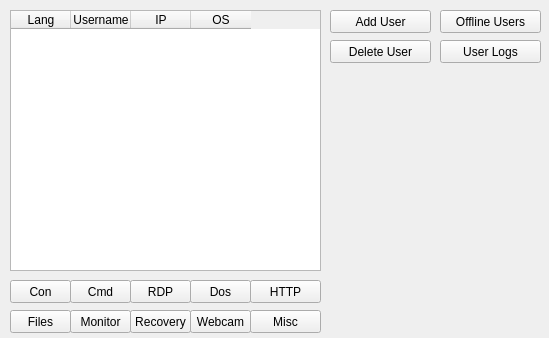
 <widget class="QMainWindow" name="MainWindow">
  <property name="geometry">
   <rect>
    <x>0</x>
    <y>0</y>
    <width>549</width>
    <height>338</height>
   </rect>
  </property>
  <property name="windowTitle">
   <string>MainWindow</string>
  </property>
  <property name="styleSheet">
   <string notr="true">/*
 * The MIT License (MIT)
 *
 * Copyright (c) &lt;2013-2014&gt; &lt;Colin Duquesnoy&gt;
 *
 * Permission is hereby granted, free of charge, to any person obtaining a copy
 * of this software and associated documentation files (the &quot;Software&quot;), to deal
 * in the Software without restriction, including without limitation the rights
 * to use, copy, modify, merge, publish, distribute, sublicense, and/or sell
 * copies of the Software, and to permit persons to whom the Software is
 * furnished to do so, subject to the following conditions:

 * The above copyright notice and this permission notice shall be included in
 * all copies or substantial portions of the Software.

 * THE SOFTWARE IS PROVIDED &quot;AS IS&quot;, WITHOUT WARRANTY OF ANY KIND, EXPRESS OR
 * IMPLIED, INCLUDING BUT NOT LIMITED TO THE WARRANTIES OF MERCHANTABILITY,
 * FITNESS FOR A PARTICULAR PURPOSE AND NONINFRINGEMENT. IN NO EVENT SHALL THE
 * AUTHORS OR COPYRIGHT HOLDERS BE LIABLE FOR ANY CLAIM, DAMAGES OR OTHER
 * LIABILITY, WHETHER IN AN ACTION OF CONTRACT, TORT OR OTHERWISE, ARISING FROM,
 * OUT OF OR IN CONNECTION WITH THE SOFTWARE OR THE USE OR OTHER DEALINGS IN
 * THE SOFTWARE.
 */

QProgressBar:horizontal {
    border: 1px solid #3A3939;
    text-align: center;
    padding: 1px;
    background: #201F1F;
}
QProgressBar::chunk:horizontal {
    background-color: qlineargradient(spread:reflect, x1:1, y1:0.545, x2:1, y2:0, stop:0 rgba(28, 66, 111, 255), stop:1 rgba(37, 87, 146, 255));
}

QToolTip
{
    border: 1px solid #3A3939;
    background-color: rgb(90, 102, 117);;
    color: white;
    padding: 1px;
    opacity: 200;
}

QWidget
{
    color: silver;
    background-color: #302F2F;
    selection-background-color:#3d8ec9;
    selection-color: black;
    background-clip: border;
    border-image: none;
    outline: 0;
}

QWidget:item:hover
{
    background-color: #78879b;
    color: black;
}

QWidget:item:selected
{
    background-color: #3d8ec9;
}

QCheckBox
{
    spacing: 5px;
    outline: none;
    color: #bbb;
    margin-bottom: 2px;
}

QCheckBox:disabled
{
    color: #777777;
}
QCheckBox::indicator,
QGroupBox::indicator
{
    width: 18px;
    height: 18px;
}
QGroupBox::indicator
{
    margin-left: 2px;
}

QCheckBox::indicator:unchecked,
QCheckBox::indicator:unchecked:hover,
QGroupBox::indicator:unchecked,
QGroupBox::indicator:unchecked:hover
{
    image: url(:/qss_icons/rc/checkbox_unchecked.png);
}

QCheckBox::indicator:unchecked:focus,
QCheckBox::indicator:unchecked:pressed,
QGroupBox::indicator:unchecked:focus,
QGroupBox::indicator:unchecked:pressed
{
  border: none;
    image: url(:/qss_icons/rc/checkbox_unchecked_focus.png);
}

QCheckBox::indicator:checked,
QCheckBox::indicator:checked:hover,
QGroupBox::indicator:checked,
QGroupBox::indicator:checked:hover
{
    image: url(:/qss_icons/rc/checkbox_checked.png);
}

QCheckBox::indicator:checked:focus,
QCheckBox::indicator:checked:pressed,
QGroupBox::indicator:checked:focus,
QGroupBox::indicator:checked:pressed
{
  border: none;
    image: url(:/qss_icons/rc/checkbox_checked_focus.png);
}

QCheckBox::indicator:indeterminate,
QCheckBox::indicator:indeterminate:hover,
QCheckBox::indicator:indeterminate:pressed
QGroupBox::indicator:indeterminate,
QGroupBox::indicator:indeterminate:hover,
QGroupBox::indicator:indeterminate:pressed
{
    image: url(:/qss_icons/rc/checkbox_indeterminate.png);
}

QCheckBox::indicator:indeterminate:focus,
QGroupBox::indicator:indeterminate:focus
{
    image: url(:/qss_icons/rc/checkbox_indeterminate_focus.png);
}

QCheckBox::indicator:checked:disabled,
QGroupBox::indicator:checked:disabled
{
    image: url(:/qss_icons/rc/checkbox_checked_disabled.png);
}

QCheckBox::indicator:unchecked:disabled,
QGroupBox::indicator:unchecked:disabled
{
    image: url(:/qss_icons/rc/checkbox_unchecked_disabled.png);
}

QRadioButton
{
    spacing: 5px;
    outline: none;
    color: #bbb;
    margin-bottom: 2px;
}

QRadioButton:disabled
{
    color: #777777;
}
QRadioButton::indicator
{
    width: 21px;
    height: 21px;
}

QRadioButton::indicator:unchecked,
QRadioButton::indicator:unchecked:hover
{
    image: url(:/qss_icons/rc/radio_unchecked.png);
}

QRadioButton::indicator:unchecked:focus,
QRadioButton::indicator:unchecked:pressed
{
  border: none;
  outline: none;
    image: url(:/qss_icons/rc/radio_unchecked_focus.png);
}

QRadioButton::indicator:checked,
QRadioButton::indicator:checked:hover
{
  border: none;
  outline: none;
    image: url(:/qss_icons/rc/radio_checked.png);
}

QRadioButton::indicator:checked:focus,
QRadioButton::indicato::menu-arrowr:checked:pressed
{
  border: none;
  outline: none;
    image: url(:/qss_icons/rc/radio_checked_focus.png);
}

QRadioButton::indicator:indeterminate,
QRadioButton::indicator:indeterminate:hover,
QRadioButton::indicator:indeterminate:pressed
{
        image: url(:/qss_icons/rc/radio_indeterminate.png);
}

QRadioButton::indicator:checked:disabled
{
  outline: none;
  image: url(:/qss_icons/rc/radio_checked_disabled.png);
}

QRadioButton::indicator:unchecked:disabled
{
    image: url(:/qss_icons/rc/radio_unchecked_disabled.png);
}


QMenuBar
{
    background-color: #302F2F;
    color: silver;
}

QMenuBar::item
{
    background: transparent;
}

QMenuBar::item:selected
{
    background: transparent;
    border: 1px solid #3A3939;
}

QMenuBar::item:pressed
{
    border: 1px solid #3A3939;
    background-color: #3d8ec9;
    color: black;
    margin-bottom:-1px;
    padding-bottom:1px;
}

QMenu
{
    border: 1px solid #3A3939;
    color: silver;
    margin: 2px;
}

QMenu::icon
{
    margin: 5px;
}

QMenu::item
{
    padding: 5px 30px 5px 30px;
    margin-left: 5px;
    border: 1px solid transparent; /* reserve space for selection border */
}

QMenu::item:selected
{
    color: black;
}

QMenu::separator {
    height: 2px;
    background: lightblue;
    margin-left: 10px;
    margin-right: 5px;
}

QMenu::indicator {
    width: 18px;
    height: 18px;
}

/* non-exclusive indicator = check box style indicator
   (see QActionGroup::setExclusive) */
QMenu::indicator:non-exclusive:unchecked {
    image: url(:/qss_icons/rc/checkbox_unchecked.png);
}

QMenu::indicator:non-exclusive:unchecked:selected {
    image: url(:/qss_icons/rc/checkbox_unchecked_disabled.png);
}

QMenu::indicator:non-exclusive:checked {
    image: url(:/qss_icons/rc/checkbox_checked.png);
}

QMenu::indicator:non-exclusive:checked:selected {
    image: url(:/qss_icons/rc/checkbox_checked_disabled.png);
}

/* exclusive indicator = radio button style indicator (see QActionGroup::setExclusive) */
QMenu::indicator:exclusive:unchecked {
    image: url(:/qss_icons/rc/radio_unchecked.png);
}

QMenu::indicator:exclusive:unchecked:selected {
    image: url(:/qss_icons/rc/radio_unchecked_disabled.png);
}

QMenu::indicator:exclusive:checked {
    image: url(:/qss_icons/rc/radio_checked.png);
}

QMenu::indicator:exclusive:checked:selected {
    image: url(:/qss_icons/rc/radio_checked_disabled.png);
}

QMenu::right-arrow {
    margin: 5px;
    image: url(:/qss_icons/rc/right_arrow.png)
}


QWidget:disabled
{
    color: #404040;
    background-color: #302F2F;
}

QAbstractItemView
{
    alternate-background-color: #3A3939;
    color: silver;
    border: 1px solid 3A3939;
    border-radius: 2px;
    padding: 1px;
}

QWidget:focus, QMenuBar:focus
{
    border: 1px solid #78879b;
}

QTabWidget:focus, QCheckBox:focus, QRadioButton:focus, QSlider:focus
{
    border: none;
}

QLineEdit
{
    background-color: #201F1F;
    padding: 2px;
    border-style: solid;
    border: 1px solid #3A3939;
    border-radius: 2px;
    color: silver;
}

QGroupBox {
    border:1px solid #3A3939;
    border-radius: 2px;
    margin-top: 20px;
}

QGroupBox::title {
    subcontrol-origin: margin;
    subcontrol-position: top center;
    padding-left: 10px;
    padding-right: 10px;
    padding-top: 10px;
}

QAbstractScrollArea
{
    border-radius: 2px;
    border: 1px solid #3A3939;
    background-color: transparent;
}

QScrollBar:horizontal
{
    height: 15px;
    margin: 3px 15px 3px 15px;
    border: 1px transparent #2A2929;
    border-radius: 4px;
    background-color: #2A2929;
}

QScrollBar::handle:horizontal
{
    background-color: #605F5F;
    min-width: 5px;
    border-radius: 4px;
}

QScrollBar::add-line:horizontal
{
    margin: 0px 3px 0px 3px;
    border-image: url(:/qss_icons/rc/right_arrow_disabled.png);
    width: 10px;
    height: 10px;
    subcontrol-position: right;
    subcontrol-origin: margin;
}

QScrollBar::sub-line:horizontal
{
    margin: 0px 3px 0px 3px;
    border-image: url(:/qss_icons/rc/left_arrow_disabled.png);
    height: 10px;
    width: 10px;
    subcontrol-position: left;
    subcontrol-origin: margin;
}

QScrollBar::add-line:horizontal:hover,QScrollBar::add-line:horizontal:on
{
    border-image: url(:/qss_icons/rc/right_arrow.png);
    height: 10px;
    width: 10px;
    subcontrol-position: right;
    subcontrol-origin: margin;
}


QScrollBar::sub-line:horizontal:hover, QScrollBar::sub-line:horizontal:on
{
    border-image: url(:/qss_icons/rc/left_arrow.png);
    height: 10px;
    width: 10px;
    subcontrol-position: left;
    subcontrol-origin: margin;
}

QScrollBar::up-arrow:horizontal, QScrollBar::down-arrow:horizontal
{
    background: none;
}


QScrollBar::add-page:horizontal, QScrollBar::sub-page:horizontal
{
    background: none;
}

QScrollBar:vertical
{
    background-color: #2A2929;
    width: 15px;
    margin: 15px 3px 15px 3px;
    border: 1px transparent #2A2929;
    border-radius: 4px;
}

QScrollBar::handle:vertical
{
    background-color: #605F5F;
    min-height: 5px;
    border-radius: 4px;
}

QScrollBar::sub-line:vertical
{
    margin: 3px 0px 3px 0px;
    border-image: url(:/qss_icons/rc/up_arrow_disabled.png);
    height: 10px;
    width: 10px;
    subcontrol-position: top;
    subcontrol-origin: margin;
}

QScrollBar::add-line:vertical
{
    margin: 3px 0px 3px 0px;
    border-image: url(:/qss_icons/rc/down_arrow_disabled.png);
    height: 10px;
    width: 10px;
    subcontrol-position: bottom;
    subcontrol-origin: margin;
}

QScrollBar::sub-line:vertical:hover,QScrollBar::sub-line:vertical:on
{

    border-image: url(:/qss_icons/rc/up_arrow.png);
    height: 10px;
    width: 10px;
    subcontrol-position: top;
    subcontrol-origin: margin;
}


QScrollBar::add-line:vertical:hover, QScrollBar::add-line:vertical:on
{
    border-image: url(:/qss_icons/rc/down_arrow.png);
    height: 10px;
    width: 10px;
    subcontrol-position: bottom;
    subcontrol-origin: margin;
}

QScrollBar::up-arrow:vertical, QScrollBar::down-arrow:vertical
{
    background: none;
}


QScrollBar::add-page:vertical, QScrollBar::sub-page:vertical
{
    background: none;
}

QTextEdit
{
    background-color: #201F1F;
    color: silver;
    border: 1px solid #3A3939;
}

QPlainTextEdit
{
    background-color: #201F1F;;
    color: silver;
    border-radius: 2px;
    border: 1px solid #3A3939;
}

QHeaderView::section
{
    background-color: #3A3939;
    color: silver;
    padding-left: 4px;
    border: 1px solid #6c6c6c;
}

QSizeGrip {
    image: url(:/qss_icons/rc/sizegrip.png);
    width: 12px;
    height: 12px;
}


QMainWindow::separator
{
    background-color: #302F2F;
    color: white;
    padding-left: 4px;
    spacing: 2px;
    border: 1px dashed #3A3939;
}

QMainWindow::separator:hover
{

    background-color: #787876;
    color: white;
    padding-left: 4px;
    border: 1px solid #3A3939;
    spacing: 2px;
}


QMenu::separator
{
    height: 1px;
    background-color: #3A3939;
    color: white;
    padding-left: 4px;
    margin-left: 10px;
    margin-right: 5px;
}


QFrame
{
    border-radius: 2px;
    border: 1px solid #444;
}

QFrame[frameShape=&quot;0&quot;]
{
    border-radius: 2px;
    border: 1px transparent #444;
}

QStackedWidget
{
    border: 1px transparent black;
}

QToolBar {
    border: 1px transparent #393838;
    background: 1px solid #302F2F;
    font-weight: bold;
}

QToolBar::handle:horizontal {
    image: url(:/qss_icons/rc/Hmovetoolbar.png);
}
QToolBar::handle:vertical {
    image: url(:/qss_icons/rc/Vmovetoolbar.png);
}
QToolBar::separator:horizontal {
    image: url(:/qss_icons/rc/Hsepartoolbar.png);
}
QToolBar::separator:vertical {
    image: url(:/qss_icons/rc/Vsepartoolbars.png);
}

QPushButton
{
    color: silver;
    background-color: #302F2F;
    border-width: 1px;
    border-color: #4A4949;
    border-style: solid;
    padding-top: 5px;
    padding-bottom: 5px;
    padding-left: 5px;
    padding-right: 5px;
    border-radius: 2px;
    outline: none;
}

QPushButton:disabled
{
    background-color: #302F2F;
    border-width: 1px;
    border-color: #3A3939;
    border-style: solid;
    padding-top: 5px;
    padding-bottom: 5px;
    padding-left: 10px;
    padding-right: 10px;
    /*border-radius: 2px;*/
    color: #454545;
}

QPushButton:focus {
    background-color: #3d8ec9;
    color: white;
}

QComboBox
{
    selection-background-color: #3d8ec9;
    background-color: #201F1F;
    border-style: solid;
    border: 1px solid #3A3939;
    border-radius: 2px;
    padding: 2px;
    min-width: 75px;
}

QPushButton:checked{
    background-color: #4A4949;
    border-color: #6A6969;
}

QComboBox:hover,QPushButton:hover,QAbstractSpinBox:hover,QLineEdit:hover,QTextEdit:hover,QPlainTextEdit:hover,QAbstractView:hover,QTreeView:hover
{
    border: 1px solid #78879b;
    color: silver;
}

QComboBox:on
{
    background-color: #626873;
    padding-top: 3px;
    padding-left: 4px;
    selection-background-color: #4a4a4a;
}

QComboBox QAbstractItemView
{
    background-color: #201F1F;
    border-radius: 2px;
    border: 1px solid #444;
    selection-background-color: #3d8ec9;
}

QComboBox::drop-down
{
    subcontrol-origin: padding;
    subcontrol-position: top right;
    width: 15px;

    border-left-width: 0px;
    border-left-color: darkgray;
    border-left-style: solid;
    border-top-right-radius: 3px;
    border-bottom-right-radius: 3px;
}

QComboBox::down-arrow
{
    image: url(:/qss_icons/rc/down_arrow_disabled.png);
}

QComboBox::down-arrow:on, QComboBox::down-arrow:hover,
QComboBox::down-arrow:focus
{
    image: url(:/qss_icons/rc/down_arrow.png);
}

QPushButton:pressed
{
    background-color: #484846;
}

QAbstractSpinBox {
    padding-top: 2px;
    padding-bottom: 2px;
    border: 1px solid #3A3939;
    background-color: #201F1F;
    color: silver;
    border-radius: 2px;
    min-width: 75px;
}

QAbstractSpinBox:up-button
{
    background-color: transparent;
    subcontrol-origin: border;
    subcontrol-position: center right;
}

QAbstractSpinBox:down-button
{
    background-color: transparent;
    subcontrol-origin: border;
    subcontrol-position: center left;
}

QAbstractSpinBox::up-arrow,QAbstractSpinBox::up-arrow:disabled,QAbstractSpinBox::up-arrow:off {
    image: url(:/qss_icons/rc/up_arrow_disabled.png);
    width: 10px;
    height: 10px;
}
QAbstractSpinBox::up-arrow:hover
{
    image: url(:/qss_icons/rc/up_arrow.png);
}


QAbstractSpinBox::down-arrow,QAbstractSpinBox::down-arrow:disabled,QAbstractSpinBox::down-arrow:off
{
    image: url(:/qss_icons/rc/down_arrow_disabled.png);
    width: 10px;
    height: 10px;
}
QAbstractSpinBox::down-arrow:hover
{
    image: url(:/qss_icons/rc/down_arrow.png);
}


QLabel
{
    border: 0px solid black;
}

QTabWidget{
    border: 1px transparent black;
}

QTabWidget::pane {
    border: 1px solid #444;
    border-radius: 3px;
    padding: 3px;
}

QTabBar
{
    qproperty-drawBase: 0;
    left: 5px; /* move to the right by 5px */
}

QTabBar:focus
{
    border: 0px transparent black;
}

QTabBar::close-button  {
    image: url(:/qss_icons/rc/close.png);
    background: transparent;
}

QTabBar::close-button:hover
{
    image: url(:/qss_icons/rc/close-hover.png);
    background: transparent;
}

QTabBar::close-button:pressed {
    image: url(:/qss_icons/rc/close-pressed.png);
    background: transparent;
}

/* TOP TABS */
QTabBar::tab:top {
    color: #b1b1b1;
    border: 1px solid #4A4949;
    border-bottom: 1px transparent black;
    background-color: #302F2F;
    padding: 5px;
    border-top-left-radius: 2px;
    border-top-right-radius: 2px;
}

QTabBar::tab:top:!selected
{
    color: #b1b1b1;
    background-color: #201F1F;
    border: 1px transparent #4A4949;
    border-bottom: 1px transparent #4A4949;
    border-top-left-radius: 0px;
    border-top-right-radius: 0px;
}

QTabBar::tab:top:!selected:hover {
    background-color: #48576b;
}

/* BOTTOM TABS */
QTabBar::tab:bottom {
    color: #b1b1b1;
    border: 1px solid #4A4949;
    border-top: 1px transparent black;
    background-color: #302F2F;
    padding: 5px;
    border-bottom-left-radius: 2px;
    border-bottom-right-radius: 2px;
}

QTabBar::tab:bottom:!selected
{
    color: #b1b1b1;
    background-color: #201F1F;
    border: 1px transparent #4A4949;
    border-top: 1px transparent #4A4949;
    border-bottom-left-radius: 0px;
    border-bottom-right-radius: 0px;
}

QTabBar::tab:bottom:!selected:hover {
    background-color: #78879b;
}

/* LEFT TABS */
QTabBar::tab:left {
    color: #b1b1b1;
    border: 1px solid #4A4949;
    border-left: 1px transparent black;
    background-color: #302F2F;
    padding: 5px;
    border-top-right-radius: 2px;
    border-bottom-right-radius: 2px;
}

QTabBar::tab:left:!selected
{
    color: #b1b1b1;
    background-color: #201F1F;
    border: 1px transparent #4A4949;
    border-right: 1px transparent #4A4949;
    border-top-right-radius: 0px;
    border-bottom-right-radius: 0px;
}

QTabBar::tab:left:!selected:hover {
    background-color: #48576b;
}


/* RIGHT TABS */
QTabBar::tab:right {
    color: #b1b1b1;
    border: 1px solid #4A4949;
    border-right: 1px transparent black;
    background-color: #302F2F;
    padding: 5px;
    border-top-left-radius: 2px;
    border-bottom-left-radius: 2px;
}

QTabBar::tab:right:!selected
{
    color: #b1b1b1;
    background-color: #201F1F;
    border: 1px transparent #4A4949;
    border-right: 1px transparent #4A4949;
    border-top-left-radius: 0px;
    border-bottom-left-radius: 0px;
}

QTabBar::tab:right:!selected:hover {
    background-color: #48576b;
}

QTabBar QToolButton::right-arrow:enabled {
     image: url(:/qss_icons/rc/right_arrow.png);
 }

 QTabBar QToolButton::left-arrow:enabled {
     image: url(:/qss_icons/rc/left_arrow.png);
 }

QTabBar QToolButton::right-arrow:disabled {
     image: url(:/qss_icons/rc/right_arrow_disabled.png);
 }

 QTabBar QToolButton::left-arrow:disabled {
     image: url(:/qss_icons/rc/left_arrow_disabled.png);
 }


QDockWidget {
    border: 1px solid #403F3F;
    titlebar-close-icon: url(:/qss_icons/rc/close.png);
    titlebar-normal-icon: url(:/qss_icons/rc/undock.png);
}

QDockWidget::close-button, QDockWidget::float-button {
    border: 1px solid transparent;
    border-radius: 2px;
    background: transparent;
}

QDockWidget::close-button:hover, QDockWidget::float-button:hover {
    background: rgba(255, 255, 255, 10);
}

QDockWidget::close-button:pressed, QDockWidget::float-button:pressed {
    padding: 1px -1px -1px 1px;
    background: rgba(255, 255, 255, 10);
}

QTreeView, QListView
{
    border: 1px solid #444;
    background-color: #201F1F;
}

QTreeView:branch:selected, QTreeView:branch:hover
{
    background: url(:/qss_icons/rc/transparent.png);
}

QTreeView::branch:has-siblings:!adjoins-item {
    border-image: url(:/qss_icons/rc/transparent.png);
}

QTreeView::branch:has-siblings:adjoins-item {
    border-image: url(:/qss_icons/rc/transparent.png);
}

QTreeView::branch:!has-children:!has-siblings:adjoins-item {
    border-image: url(:/qss_icons/rc/transparent.png);
}

QTreeView::branch:has-children:!has-siblings:closed,
QTreeView::branch:closed:has-children:has-siblings {
    image: url(:/qss_icons/rc/branch_closed.png);
}

QTreeView::branch:open:has-children:!has-siblings,
QTreeView::branch:open:has-children:has-siblings  {
    image: url(:/qss_icons/rc/branch_open.png);
}

QTreeView::branch:has-children:!has-siblings:closed:hover,
QTreeView::branch:closed:has-children:has-siblings:hover {
    image: url(:/qss_icons/rc/branch_closed-on.png);
    }

QTreeView::branch:open:has-children:!has-siblings:hover,
QTreeView::branch:open:has-children:has-siblings:hover  {
    image: url(:/qss_icons/rc/branch_open-on.png);
    }

QListView::item:!selected:hover, QListView::item:!selected:hover, QTreeView::item:!selected:hover  {
    background: rgba(0, 0, 0, 0);
    outline: 0;
    color: #FFFFFF
}

QListView::item:selected:hover, QListView::item:selected:hover, QTreeView::item:selected:hover  {
    background: #3d8ec9;
    color: #FFFFFF;
}

QSlider::groove:horizontal {
    border: 1px solid #3A3939;
    height: 8px;
    background: #201F1F;
    margin: 2px 0;
    border-radius: 2px;
}

QSlider::handle:horizontal {
    background: QLinearGradient( x1: 0, y1: 0, x2: 0, y2: 1,
      stop: 0.0 silver, stop: 0.2 #a8a8a8, stop: 1 #727272);
    border: 1px solid #3A3939;
    width: 14px;
    height: 14px;
    margin: -4px 0;
    border-radius: 2px;
}

QSlider::groove:vertical {
    border: 1px solid #3A3939;
    width: 8px;
    background: #201F1F;
    margin: 0 0px;
    border-radius: 2px;
}

QSlider::handle:vertical {
    background: QLinearGradient( x1: 0, y1: 0, x2: 0, y2: 1, stop: 0.0 silver,
      stop: 0.2 #a8a8a8, stop: 1 #727272);
    border: 1px solid #3A3939;
    width: 14px;
    height: 14px;
    margin: 0 -4px;
    border-radius: 2px;
}

QToolButton {
    background-color: transparent;
    border: 1px transparent #4A4949;
    border-radius: 2px;
    margin: 3px;
    padding: 3px;
}

QToolButton[popupMode=&quot;1&quot;] { /* only for MenuButtonPopup */
 padding-right: 20px; /* make way for the popup button */
 border: 1px transparent #4A4949;
 border-radius: 5px;
}

QToolButton[popupMode=&quot;2&quot;] { /* only for InstantPopup */
 padding-right: 10px; /* make way for the popup button */
 border: 1px transparent #4A4949;
}


QToolButton:hover, QToolButton::menu-button:hover {
    background-color: transparent;
    border: 1px solid #78879b;
}

QToolButton:checked, QToolButton:pressed,
        QToolButton::menu-button:pressed {
    background-color: #4A4949;
    border: 1px solid #78879b;
}

/* the subcontrol below is used only in the InstantPopup or DelayedPopup mode */
QToolButton::menu-indicator {
    image: url(:/qss_icons/rc/down_arrow.png);
    top: -7px; left: -2px; /* shift it a bit */
}

/* the subcontrols below are used only in the MenuButtonPopup mode */
QToolButton::menu-button {
    border: 1px transparent #4A4949;
    border-top-right-radius: 6px;
    border-bottom-right-radius: 6px;
    /* 16px width + 4px for border = 20px allocated above */
    width: 16px;
    outline: none;
}

QToolButton::menu-arrow {
    image: url(:/qss_icons/rc/down_arrow.png);
}

QToolButton::menu-arrow:open {
    top: 1px; left: 1px; /* shift it a bit */
    border: 1px solid #3A3939;
}

QPushButton::menu-indicator  {
    subcontrol-origin: padding;
    subcontrol-position: bottom right;
    left: 8px;
}

QTableView
{
    border: 1px solid #444;
    gridline-color: #6c6c6c;
    background-color: #201F1F;
}


QTableView, QHeaderView
{
    border-radius: 0px;
}

QTableView::item:pressed, QListView::item:pressed, QTreeView::item:pressed  {
    background: #78879b;
    color: #FFFFFF;
}

QTableView::item:selected:active, QTreeView::item:selected:active, QListView::item:selected:active  {
    background: #3d8ec9;
    color: #FFFFFF;
}


QHeaderView
{
    border: 1px transparent;
    border-radius: 2px;
    margin: 0px;
    padding: 0px;
}

QHeaderView::section  {
    background-color: #3A3939;
    color: silver;
    padding: 4px;
    border: 1px solid #6c6c6c;
    border-radius: 0px;
    text-align: center;
}

QHeaderView::section::vertical::first, QHeaderView::section::vertical::only-one
{
    border-top: 1px solid #6c6c6c;
}

QHeaderView::section::vertical
{
    border-top: transparent;
}

QHeaderView::section::horizontal::first, QHeaderView::section::horizontal::only-one
{
    border-left: 1px solid #6c6c6c;
}

QHeaderView::section::horizontal
{
    border-left: transparent;
}


QHeaderView::section:checked
 {
    color: white;
    background-color: #5A5959;
 }

 /* style the sort indicator */
QHeaderView::down-arrow {
    image: url(:/qss_icons/rc/down_arrow.png);
}

QHeaderView::up-arrow {
    image: url(:/qss_icons/rc/up_arrow.png);
}


QTableCornerButton::section {
    background-color: #3A3939;
    border: 1px solid #3A3939;
    border-radius: 2px;
}

QToolBox  {
    padding: 3px;
    border: 1px transparent black;
}

QToolBox::tab {
    color: #b1b1b1;
    background-color: #302F2F;
    border: 1px solid #4A4949;
    border-bottom: 1px transparent #302F2F;
    border-top-left-radius: 5px;
    border-top-right-radius: 5px;
}

 QToolBox::tab:selected { /* italicize selected tabs */
    font: italic;
    background-color: #302F2F;
    border-color: #3d8ec9;
 }

QStatusBar::item {
    border: 1px solid #3A3939;
    border-radius: 2px;
 }


QFrame[height=&quot;3&quot;], QFrame[width=&quot;3&quot;] {
    background-color: #444;
}


QSplitter::handle {
    border: 1px dashed #3A3939;
}

QSplitter::handle:hover {
    background-color: #787876;
    border: 1px solid #3A3939;
}

QSplitter::handle:horizontal {
    width: 1px;
}

QSplitter::handle:vertical {
    height: 1px;
}
</string>
  </property>
  <widget class="QWidget" name="centralWidget">
   <widget class="QTableWidget" name="tableWidget">
    <property name="geometry">
     <rect>
      <x>10</x>
      <y>10</y>
      <width>311</width>
      <height>261</height>
     </rect>
    </property>
    <property name="locale">
     <locale language="English" country="UnitedStates"/>
    </property>
    <property name="verticalScrollBarPolicy">
     <enum>Qt::ScrollBarAsNeeded</enum>
    </property>
    <property name="horizontalScrollBarPolicy">
     <enum>Qt::ScrollBarAlwaysOff</enum>
    </property>
    <property name="sizeAdjustPolicy">
     <enum>QAbstractScrollArea::AdjustIgnored</enum>
    </property>
    <property name="alternatingRowColors">
     <bool>false</bool>
    </property>
    <property name="showGrid">
     <bool>false</bool>
    </property>
    <property name="sortingEnabled">
     <bool>true</bool>
    </property>
    <property name="columnCount">
     <number>4</number>
    </property>
    <attribute name="horizontalHeaderVisible">
     <bool>true</bool>
    </attribute>
    <attribute name="horizontalHeaderCascadingSectionResizes">
     <bool>false</bool>
    </attribute>
    <attribute name="horizontalHeaderDefaultSectionSize">
     <number>60</number>
    </attribute>
    <attribute name="horizontalHeaderHighlightSections">
     <bool>true</bool>
    </attribute>
    <attribute name="horizontalHeaderMinimumSectionSize">
     <number>37</number>
    </attribute>
    <attribute name="horizontalHeaderStretchLastSection">
     <bool>false</bool>
    </attribute>
    <attribute name="verticalHeaderVisible">
     <bool>false</bool>
    </attribute>
    <attribute name="verticalHeaderCascadingSectionResizes">
     <bool>false</bool>
    </attribute>
    <row>
     <property name="text">
      <string>a</string>
     </property>
    </row>
    <row>
     <property name="text">
      <string>b</string>
     </property>
    </row>
    <column>
     <property name="text">
      <string>Lang</string>
     </property>
    </column>
    <column>
     <property name="text">
      <string>Username</string>
     </property>
    </column>
    <column>
     <property name="text">
      <string>IP</string>
     </property>
    </column>
    <column>
     <property name="text">
      <string>OS</string>
     </property>
    </column>
   </widget>
   <widget class="QPushButton" name="pushButton">
    <property name="geometry">
     <rect>
      <x>10</x>
      <y>310</y>
      <width>61</width>
      <height>23</height>
     </rect>
    </property>
    <property name="text">
     <string>Files</string>
    </property>
   </widget>
   <widget class="QPushButton" name="pushButton_2">
    <property name="geometry">
     <rect>
      <x>10</x>
      <y>280</y>
      <width>61</width>
      <height>23</height>
     </rect>
    </property>
    <property name="text">
     <string>Con</string>
    </property>
   </widget>
   <widget class="QPushButton" name="pushButton_3">
    <property name="geometry">
     <rect>
      <x>130</x>
      <y>280</y>
      <width>61</width>
      <height>23</height>
     </rect>
    </property>
    <property name="text">
     <string>RDP</string>
    </property>
   </widget>
   <widget class="QPushButton" name="pushButton_4">
    <property name="geometry">
     <rect>
      <x>190</x>
      <y>280</y>
      <width>61</width>
      <height>23</height>
     </rect>
    </property>
    <property name="text">
     <string>Dos</string>
    </property>
   </widget>
   <widget class="QPushButton" name="pushButton_6">
    <property name="geometry">
     <rect>
      <x>330</x>
      <y>40</y>
      <width>101</width>
      <height>23</height>
     </rect>
    </property>
    <property name="text">
     <string>Delete User</string>
    </property>
   </widget>
   <widget class="QPushButton" name="pushButton_7">
    <property name="geometry">
     <rect>
      <x>330</x>
      <y>10</y>
      <width>101</width>
      <height>23</height>
     </rect>
    </property>
    <property name="text">
     <string>Add User</string>
    </property>
   </widget>
   <widget class="QLabel" name="label_picyuno">
    <property name="geometry">
     <rect>
      <x>330</x>
      <y>70</y>
      <width>211</width>
      <height>261</height>
     </rect>
    </property>
    <property name="contextMenuPolicy">
     <enum>Qt::NoContextMenu</enum>
    </property>
    <property name="text">
     <string/>
    </property>
   </widget>
   <widget class="QPushButton" name="pushButton_8">
    <property name="geometry">
     <rect>
      <x>440</x>
      <y>10</y>
      <width>101</width>
      <height>23</height>
     </rect>
    </property>
    <property name="text">
     <string>Offline Users</string>
    </property>
   </widget>
   <widget class="QPushButton" name="pushButton_9">
    <property name="geometry">
     <rect>
      <x>250</x>
      <y>280</y>
      <width>71</width>
      <height>23</height>
     </rect>
    </property>
    <property name="text">
     <string>HTTP</string>
    </property>
   </widget>
   <widget class="QPushButton" name="pushButton_10">
    <property name="geometry">
     <rect>
      <x>440</x>
      <y>40</y>
      <width>101</width>
      <height>23</height>
     </rect>
    </property>
    <property name="text">
     <string>User Logs</string>
    </property>
   </widget>
   <widget class="QPushButton" name="pushButton_5">
    <property name="geometry">
     <rect>
      <x>250</x>
      <y>310</y>
      <width>71</width>
      <height>23</height>
     </rect>
    </property>
    <property name="text">
     <string>Misc</string>
    </property>
   </widget>
   <widget class="QPushButton" name="pushButton_11">
    <property name="geometry">
     <rect>
      <x>70</x>
      <y>280</y>
      <width>61</width>
      <height>23</height>
     </rect>
    </property>
    <property name="text">
     <string>Cmd</string>
    </property>
   </widget>
   <widget class="QPushButton" name="pushButton_13">
    <property name="geometry">
     <rect>
      <x>70</x>
      <y>310</y>
      <width>61</width>
      <height>23</height>
     </rect>
    </property>
    <property name="text">
     <string>Monitor</string>
    </property>
   </widget>
   <widget class="QPushButton" name="pushButton_14">
    <property name="geometry">
     <rect>
      <x>130</x>
      <y>310</y>
      <width>61</width>
      <height>23</height>
     </rect>
    </property>
    <property name="text">
     <string>Recovery</string>
    </property>
   </widget>
   <widget class="QPushButton" name="pushButton_15">
    <property name="geometry">
     <rect>
      <x>190</x>
      <y>310</y>
      <width>61</width>
      <height>23</height>
     </rect>
    </property>
    <property name="text">
     <string>Webcam</string>
    </property>
   </widget>
  </widget>
 </widget>
